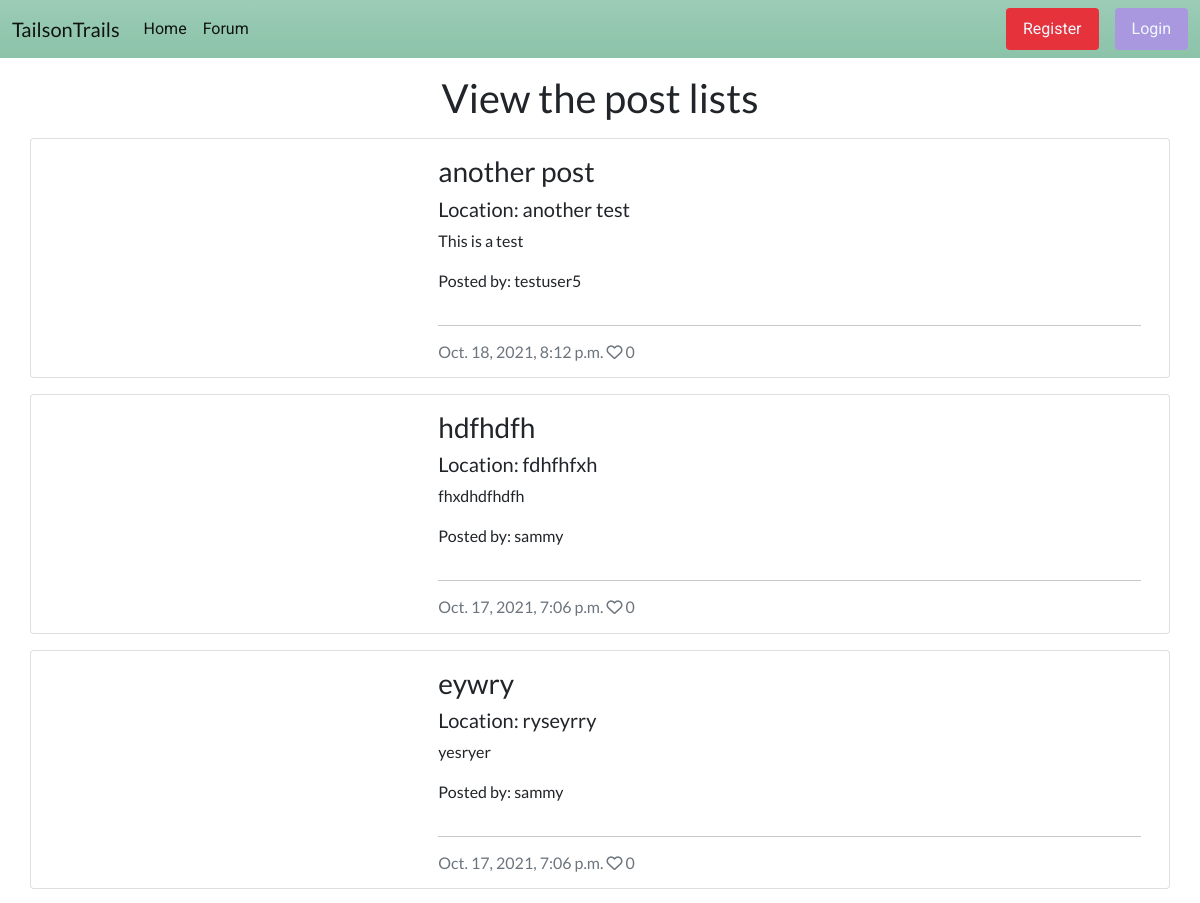
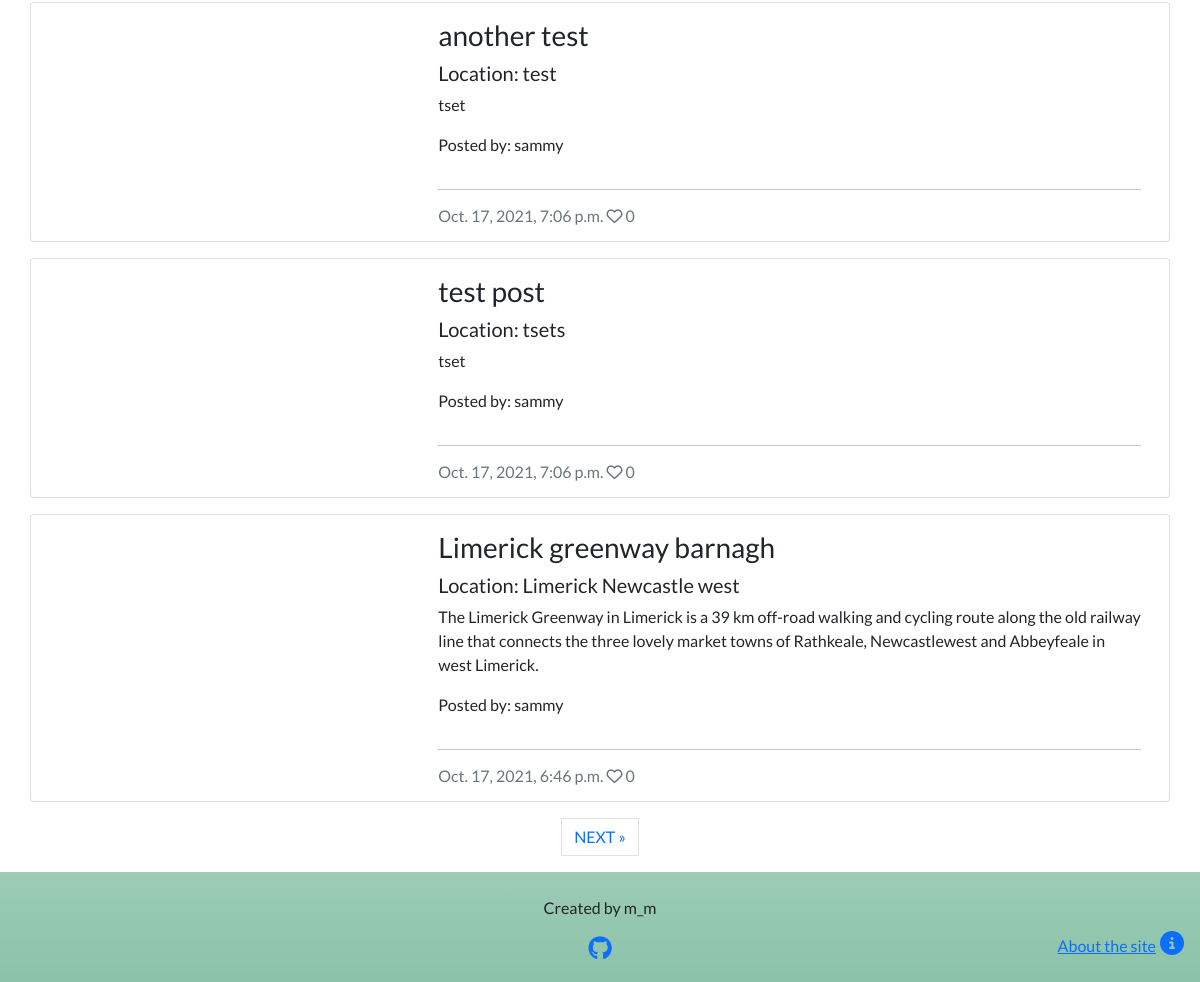
The app's page /posts/, older data (2 pictures, top to bottom).
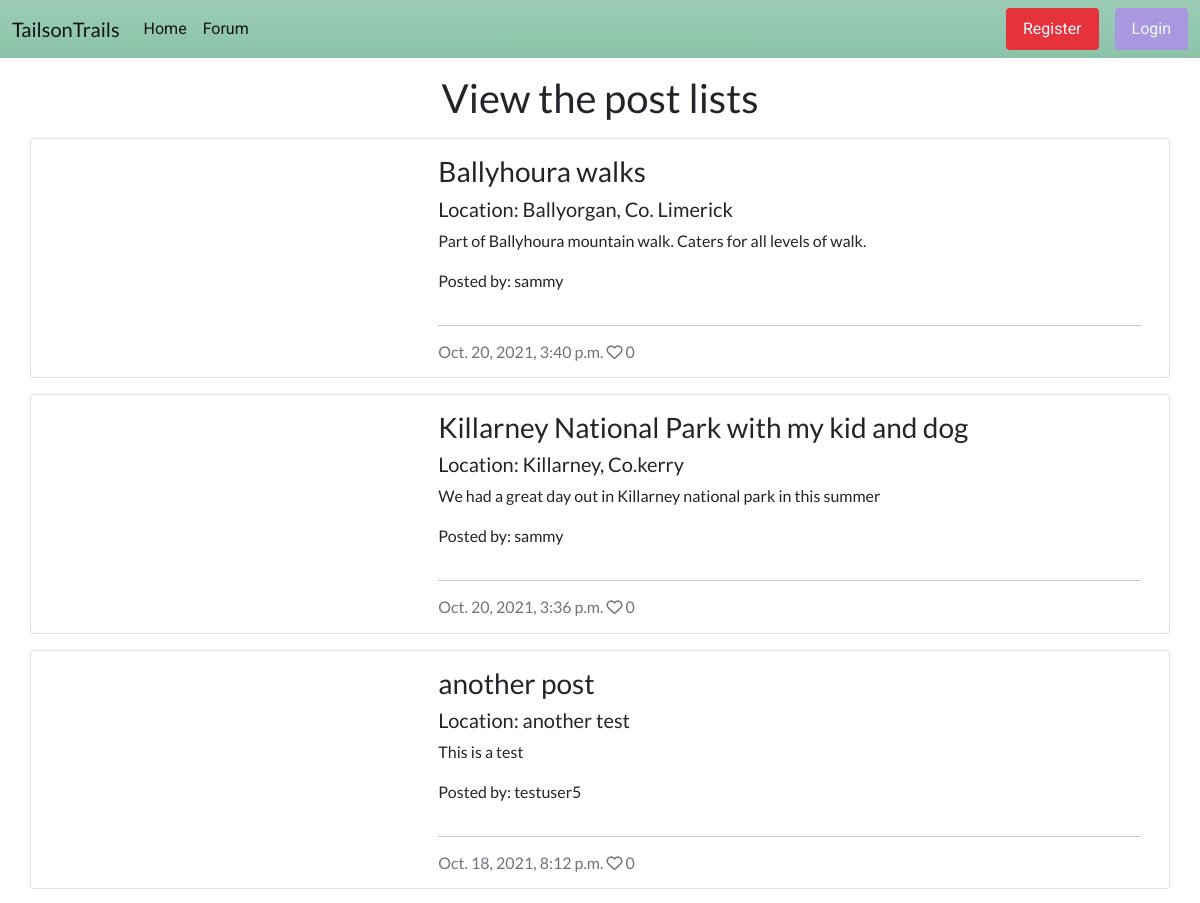
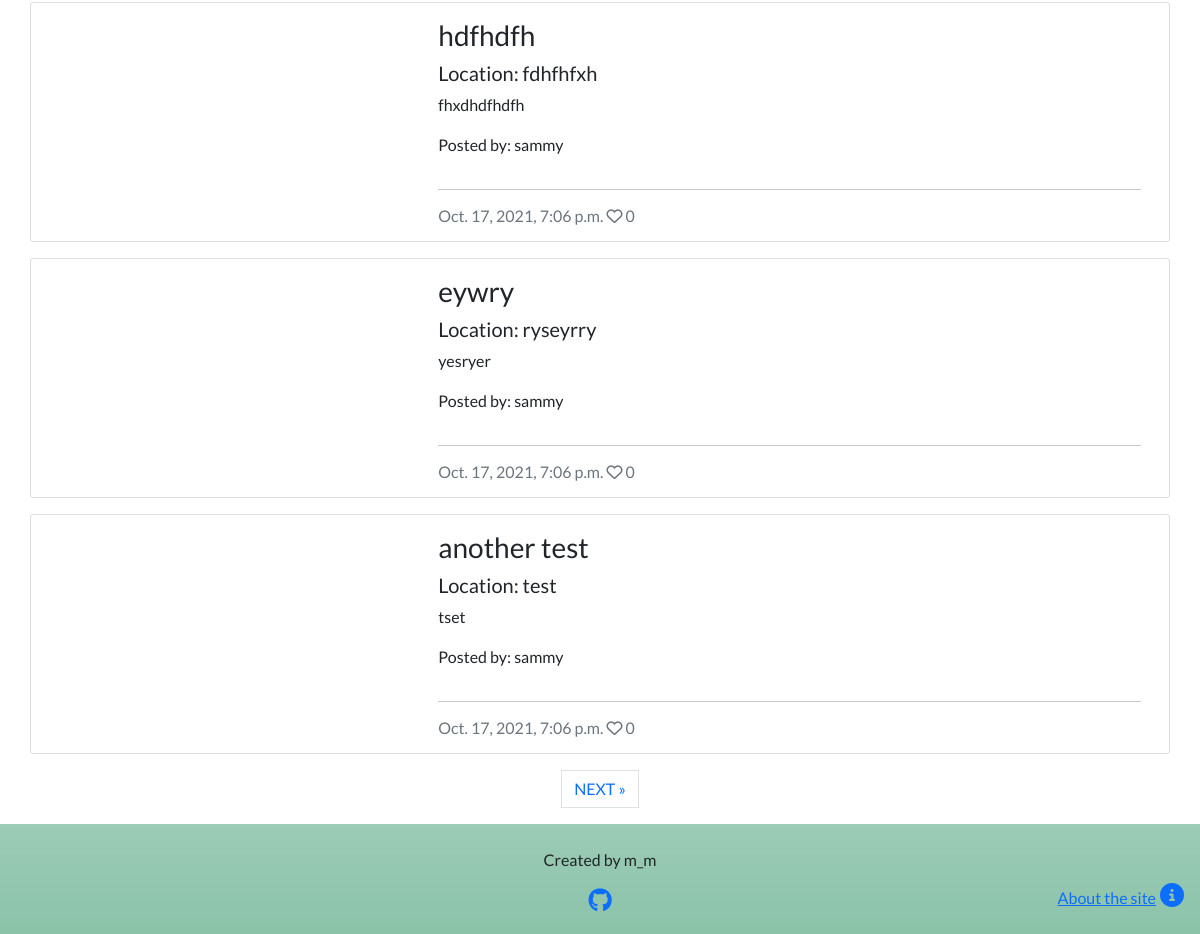
The same page, newer data (2 pictures, top to bottom).
### forum/models.py (models this page shows, shortened)
class Post(models.Model):
    title = models.CharField(max_length=200, unique=True)
    location = models.CharField(max_length=50)
    slug = models.SlugField(max_length=200, unique=True)
    author = models.ForeignKey(
        User, on_delete=models.CASCADE, related_name="forum_posts"
    )
    featured_image = CloudinaryField('image', default='placeholder')
    excerpt = models.TextField(blank=True)
    updated_on = models.DateTimeField(auto_now=True)
    content = models.TextField()
    difficulty_hard = models.BooleanField(default=False)
    difficulty_moderate = models.BooleanField(default=False)
    difficulty_easy = models.BooleanField(default=False)
    breed_big = models.BooleanField(default=False)
    breed_mid = models.BooleanField(default=False)
    breed_sml = models.BooleanField(default=False)
    created_on = models.DateTimeField(auto_now_add=True)
    status = models.IntegerField(choices=STATUS, default=0)
    likes = models.ManyToManyField(
        User, related_name='blogpost_like', blank=True)
    class Meta:
        ordering = ["-created_on"]
    def number_of_likes(self):
        return self.likes.count()

### forum/views.py (the view)
# urls.py: path('posts/', views.PostList.as_view(), name='posts'),
class PostList(generic.ListView):
    model = Post
    queryset = Post.objects.filter(status=1).order_by("-created_on")
    template_name = "post_list.html"
    paginate_by = 6

### templates/post_list.html (shortened to what this page needs)
{% extends "base.html" %}
{% load static %}
{% block content %}
<main class="mt-3">
    <h1 class="text-center mb-3">View the post lists</h1>
    <div class="container">
        {% for post in post_list %}
        <div class="row">
            <div class="card mb-3">
                <div class="row g-0　row-eq-height">
                    <div class="col-md-4 image-container">
                    </div>
                    <div class="col-md-8">
                        <div class="card-body">
                            <h3 class="card-title">{{ post.title }}</h3>
                            <h5 class="card-title">Location: {{ post.location }}</h5>
                            <p class="card-text">{{ post.excerpt }}</p>
                            <p class="card-text">Posted by: {{ post.author }}</p>
                            <hr />
                            <p class="card-text text-muted h6">{{ post.created_on}} <i class="far fa-heart"></i>
                                {{ post.number_of_likes }}</p>
                        </div>
                    </div>
                </div>
            </div>
        </div>
        {% endfor %}
    </div>
    {% if is_paginated %}
    <nav aria-label="Page navigation">
        <ul class="pagination justify-content-center">
            {% if page_obj.has_next %}
            <li><a href="?page={{ page_obj.next_page_number }}" class="page-link"> NEXT &raquo;</a></li>
            {% endif %}
        </ul>
    </nav>
    {% endif %}
</main>
{%endblock%}

### templates/base.html (shortened to what this page needs)
{% load static %}
<!DOCTYPE html>
<html lang="en">
<head>
    <link href="https://cdn.jsdelivr.net/npm/bootstrap@5.1.1/dist/css/bootstrap.min.css" rel="stylesheet"
>
    <link rel="stylesheet" href="{% static 'css/style.css' %}">
</head>
<body>
    <header>
        <nav class="navbar navbar-expand-lg navbar-light bg-success bg-gradient bg-opacity-50">
            <div class="container-fluid">
                <a class="navbar-brand" href="{% url 'home' %}"><span class="brand">T<span>ails</span>on<span
                            class="brand">T</span>rails</span></span></a>
                <div class="collapse navbar-collapse" id="navbarText">
                    <ul class="navbar-nav me-auto mb-2 mb-lg-0">
                        <li class="nav-item">
                            <a class="nav-link active" aria-current="page" href="{% url 'home' %}">Home</a>
                        </li>
                        <li class="nav-item">
                            <a class="nav-link active" aria-current="page" href="{% url 'posts' %}">Forum</a>
                        </li>
                    </ul>
                    <ul class="nav">
                        {% if user.is_authenticated %}
                        <li class="nav-item">
                            <a class="nav-link btn btn-light me-3" href="{% url 'create_post' %}">Create a Post</a>
                        </li>
                        <li class="nav-item">
                            <a class="btn btn-outline-primary me-3"
                                href="{% url 'profile_edit' %}">{{user.username|title}}</a>
                        </li>
                        <li class="nav-item">
                            <a class="nav-link btn btn-info btn-text-white" href="{% url 'account_logout' %}">Logout</a>
                        </li>
                        {% else %}
                        <li class="nav-item">
                            <a class="nav-link btn btn-regiter me-3" href="{% url 'account_signup' %}">Register</a>
                        </li>
                        <li class="nav-item">
                            <a class="nav-link btn btn-login" href="{% url 'account_login' %}">Login</a>
                        </li>
                        {% endif %}
                    </ul>
                </div>
            </div>
        </nav>
    </header>
    <main>
        {% block content %}
        {% endblock %}
    </main>
    <footer class="bg-success bg-gradient bg-opacity-50">
            <div class="text-center mt-4">
                <p class="d-block"> Created by m_m</p>
                <p><a href="https://github.com/" target="_blank" rel="noopener"
                        aria-label="Open our Github page in a new tab"><i class="fab fa-github fs-4"></i></a></p>
            </div>
            <div class="about d-flex justify-content-end mb-4 me-3">
                <a href="{% url 'about' %}"><span class="d-none d-md-inline me-1">About the site</span><i class="fas fa-info-circle fs-4"></i></a>
            </div>
    </footer>
</body>
</html>

### static/css/style.css (style rules this page uses)
:root { --title-font: 'Roboto', sans-serif; --text-font-family: 'Lato', sans-serif; --main-color: #bdd9bf; --font-white: #f0f8ff; --pule-color: #8d86c9; --gray-color: #2e4052; --blue-color:#a997df; --red-color:#e5323b; }
body { display: flex; flex-flow: column; min-height: 100vh; overflow-x: hidden; font-family: var(--text-font-family); }
main { flex: 1; }
.nav-item { font-family: var(--title-font); }
.navbar-light { background-color: var(--main-color); }
.btn-regiter { background-color: var(--red-color); color: var(--font-white); }
.btn-login { background-color: var(--blue-color); color: var(--font-white); }
footer { background-color: var(--main-color); }
.about { margin-top: -3rem; flex-wrap: nowrap; }

Row changes from the older to the newer data that the page shows:
no longer on this page (row unchanged): Post: title "test post", location "tsets", excerpt "tset", author "sammy", created_on "Oct. 17, 2021, 7:06 p.m.", number_of_likes "0"
no longer on this page (row unchanged): Post: title "Limerick greenway barnagh", location "Limerick Newcastle west", excerpt "The Limerick Greenway in Limerick is a 39 km off-road walking and cycling route along the old railway line that connects the three lovely market towns of Rathkeale, Newcastlewest and Abbeyfeale in west Limerick.", author "sammy", created_on "Oct. 17, 2021, 6:46 p.m.", number_of_likes "0"
added Post: title "Ballyhoura walks", location "Ballyorgan, Co. Limerick", excerpt "Part of Ballyhoura mountain walk. Caters for all levels of walk.", author "sammy", created_on "Oct. 20, 2021, 3:40 p.m.", number_of_likes "0"
added Post: title "Killarney National Park with my kid and dog", location "Killarney, Co.kerry", excerpt "We had a great day out in Killarney national park in this summer", author "sammy", created_on "Oct. 20, 2021, 3:36 p.m.", number_of_likes "0"
